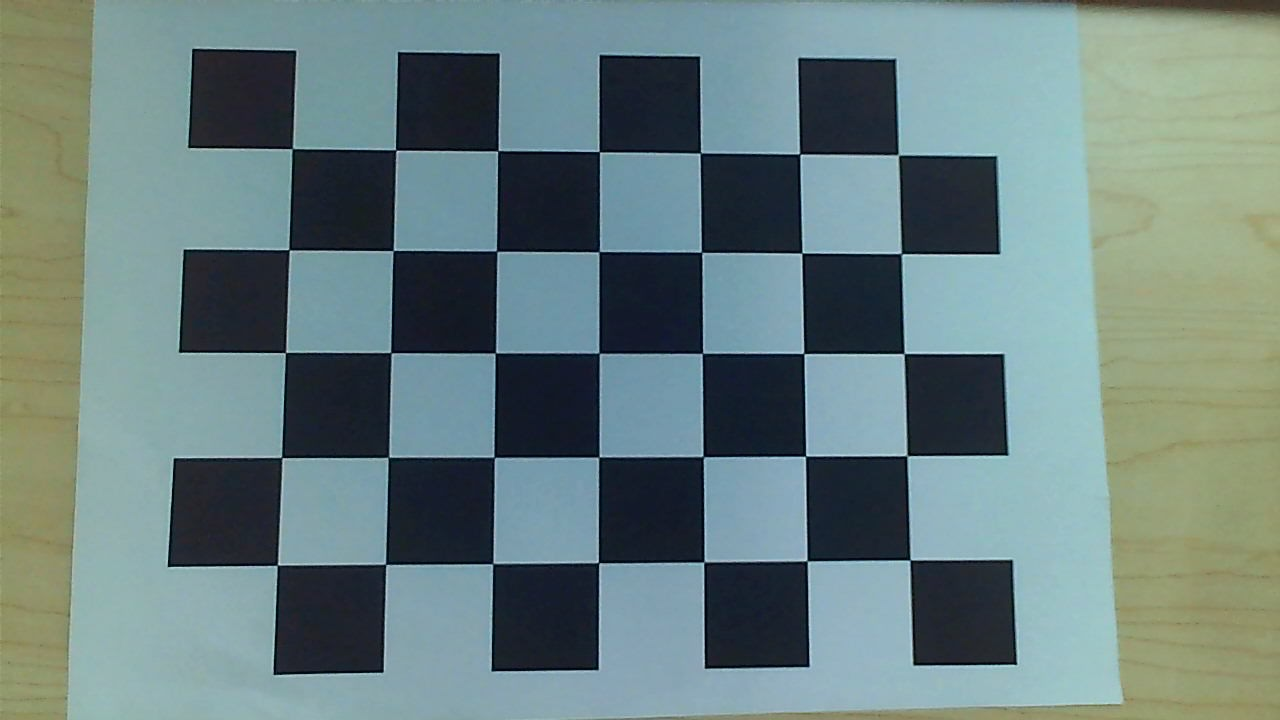
#> input picture imgs/1.jpg, 1280 x 720 px; its folder holds 6 pictures in this run
$ python demo_mywin32.py   (Python 2 division)
#> lines starting #> are read from the running program, lines starting #| are printed output that depends on the picture; after the words box and inside, x2 and y2 are one past the last pixel; in counts of white or black regions, pixels touching at a corner belong together

import numpy as np
import cv2
#import glob
import os

# termination criteria
criteria = (cv2.TERM_CRITERIA_EPS + cv2.TERM_CRITERIA_MAX_ITER, 30, 0.001)

# prepare object points, like (0,0,0), (1,0,0), (2,0,0) ....,(6,5,0)
objp = np.zeros((7*5,3), np.float32)
objp[:,:2] = np.mgrid[0:5,0:7].T.reshape(-1,2)

# Arrays to store object points and image points from all the images.
objpoints = [] # 3d point in real world space
imgpoints = [] # 2d points in image plane.

#images = glob.glob('imgs/*.jpg')[:15]
#images = [os.path.join('imgs',x) for x in os.listdir('imgs')[:15]]
images = ['imgs/'+x for x in os.listdir('imgs')[:15]]
print images

pattern = (5,7)
for fname in images:
    print fname
    img = cv2.imread(fname)
#> img is the input picture: shape (720, 1280, 3); mean B, G, R 127.6, 128.4, 107.2
    print 'img',img.shape
#| img (720, 1280, 3)
    gray = cv2.cvtColor(img,cv2.COLOR_BGR2GRAY)
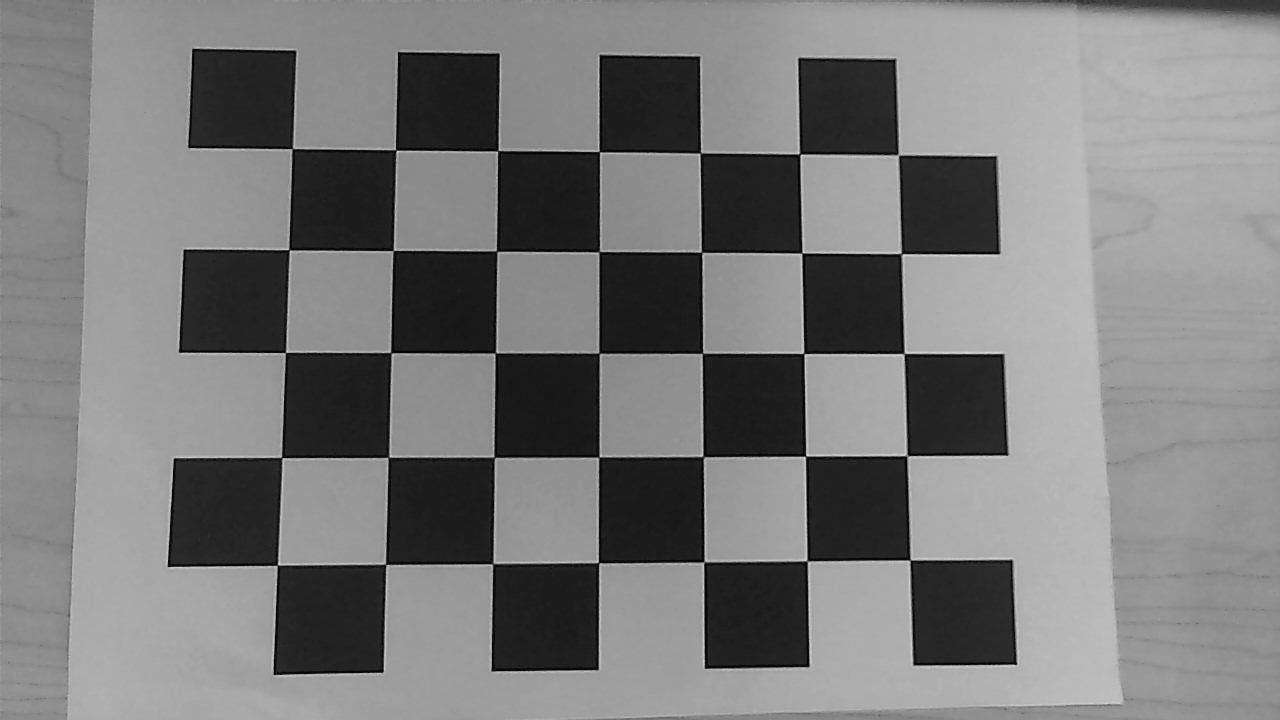
#> gray: shape (720, 1280); min 1, max 231, mean 122
    print gray.shape
#| (720, 1280)

    help(cv2.findChessboardCorners)
    # Find the chess board corners
    ret, corners = cv2.findChessboardCorners(gray, (5,7),None)
#> ret = True; corners = 35 rows, first 8: [898.5, 154.8], [902, 254.5], [904.2, 353.7], [906.4, 455.2], [910, 560], [799.9, 154], [802, 253], [803.5, 353.2]
    print ret,corners
#> (printed output is left out)

    # If found, add object points, image points (after refining them)
    if ret == True:
        objpoints.append(objp)
        help(cv2.cornerSubPix)
        cv2.cornerSubPix(gray,corners,(30,30),(-1,-1),criteria)
        corners2 = corners
#> corners2 = 35 rows, first 8: [898.3, 154.8], [901.3, 253.7], [904.1, 353.5], [906.8, 455.7], [909.9, 559.9], [799.6, 154], [801.9, 253], [803.8, 353.5]
        imgpoints.append(corners2)
        # Draw and display the corners
        cv2.drawChessboardCorners(img, (5,7), corners2,ret)
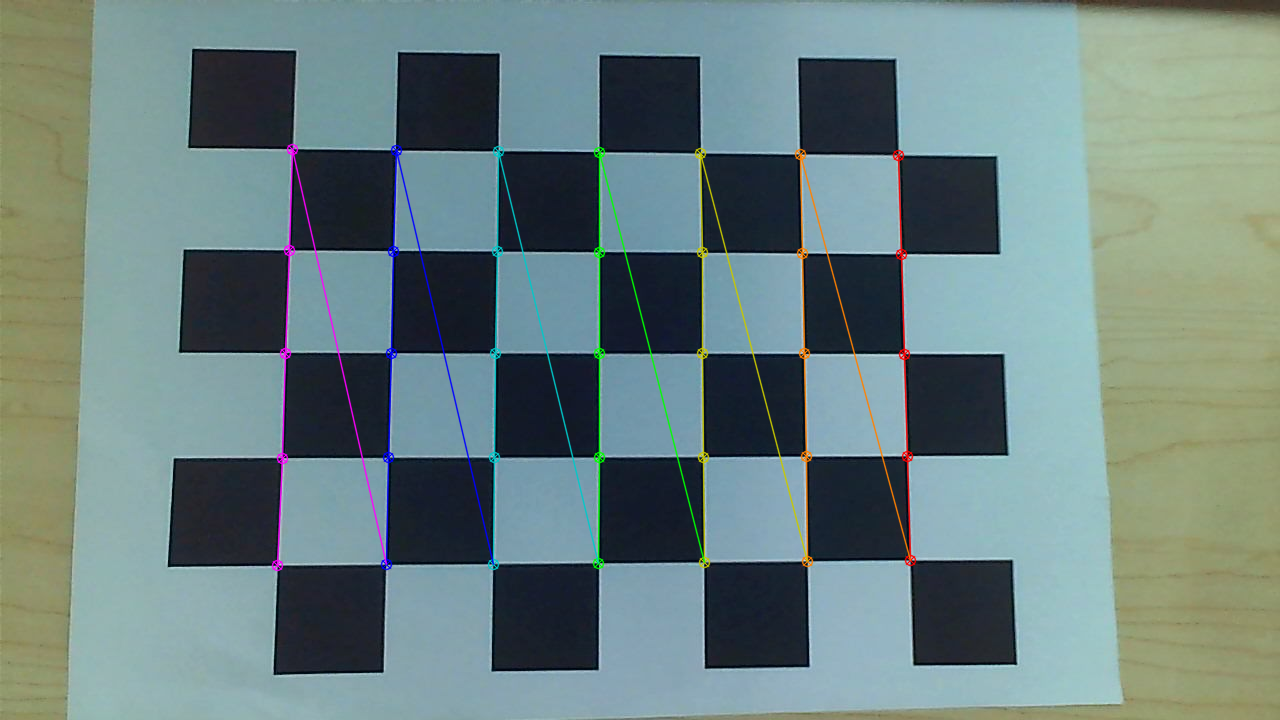
#> img: shape (720, 1280, 3); 2.05% of pixels changed, all inside (x1, y1, x2, y2) = (271, 143, 917, 572)
        print img.shape
        cv2.imshow('img',img)
        cv2.waitKey(5)
#> pass 2 of the loop `for fname in images:`:
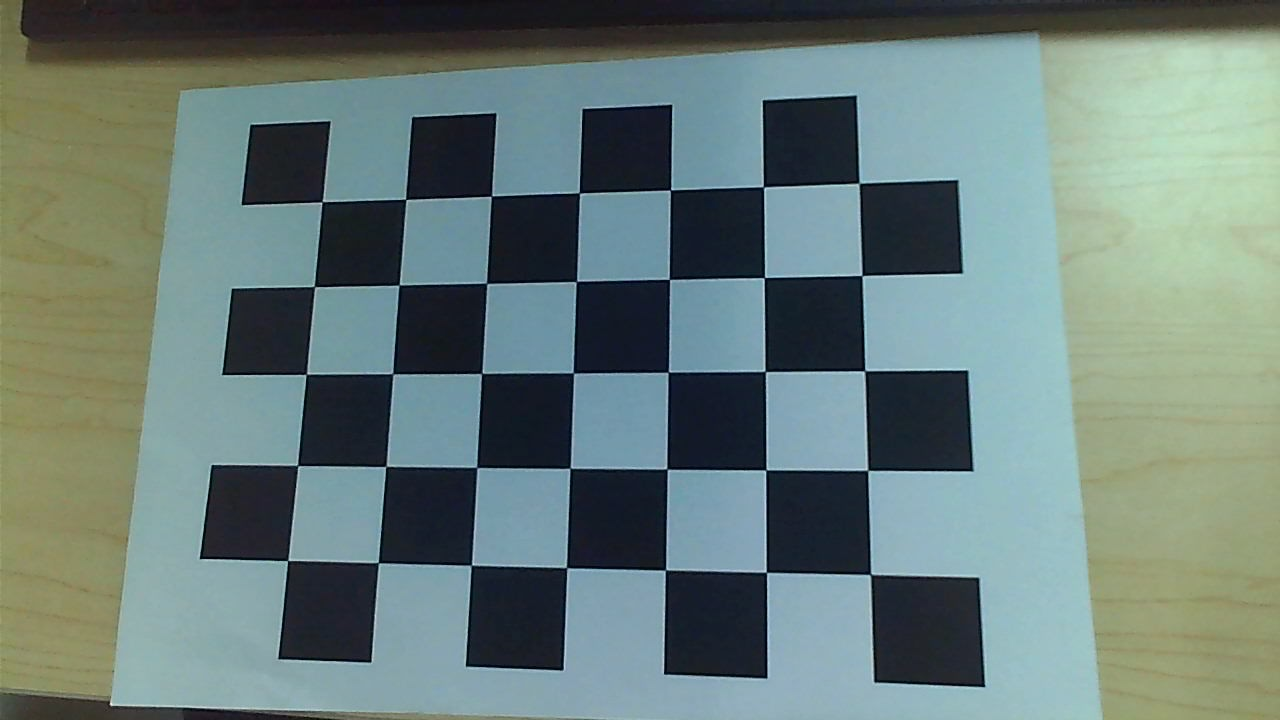
#> input picture imgs/10.jpg, 1280 x 720 px
#> img is the input picture: shape (720, 1280, 3); mean B, G, R 120.7, 124.6, 106
#> `gray = cv2.cvtColor(img,cv2.COLOR_BGR2GRAY)`:
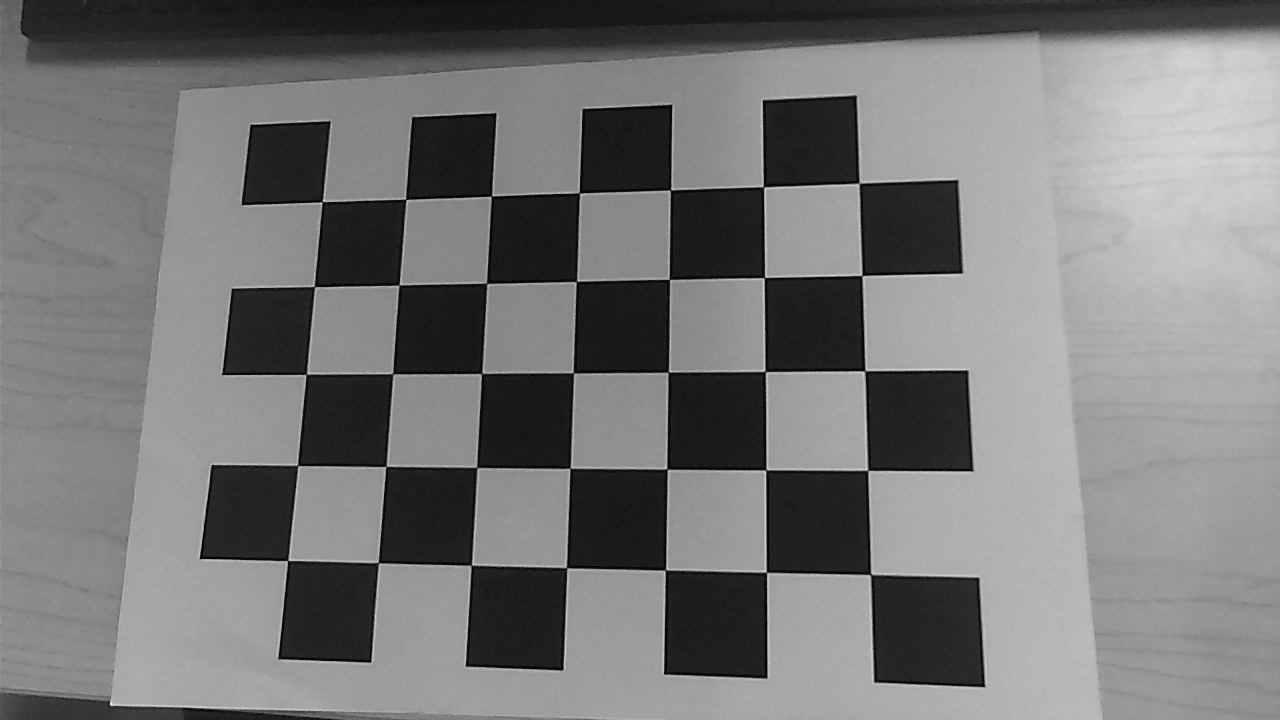
#> gray: shape (720, 1280); min 1, max 245, mean 118.6
#> corners = 35 rows, first 8: [859, 183.3], [861.8, 275.7], [864.7, 370.7], [867.6, 470.3], [870.5, 574.3], [763.5, 187.1], [764.4, 277.6], [765.3, 371.4]
#> corners2 = 35 rows, first 8: [859.2, 183.3], [862, 275.5], [864.8, 370.7], [867.7, 470.4], [870.6, 574.5], [763.5, 186.7], [764.4, 277.5], [765.2, 371.6]
#> `cv2.drawChessboardCorners(img, (5,7), corners2,ret)`:
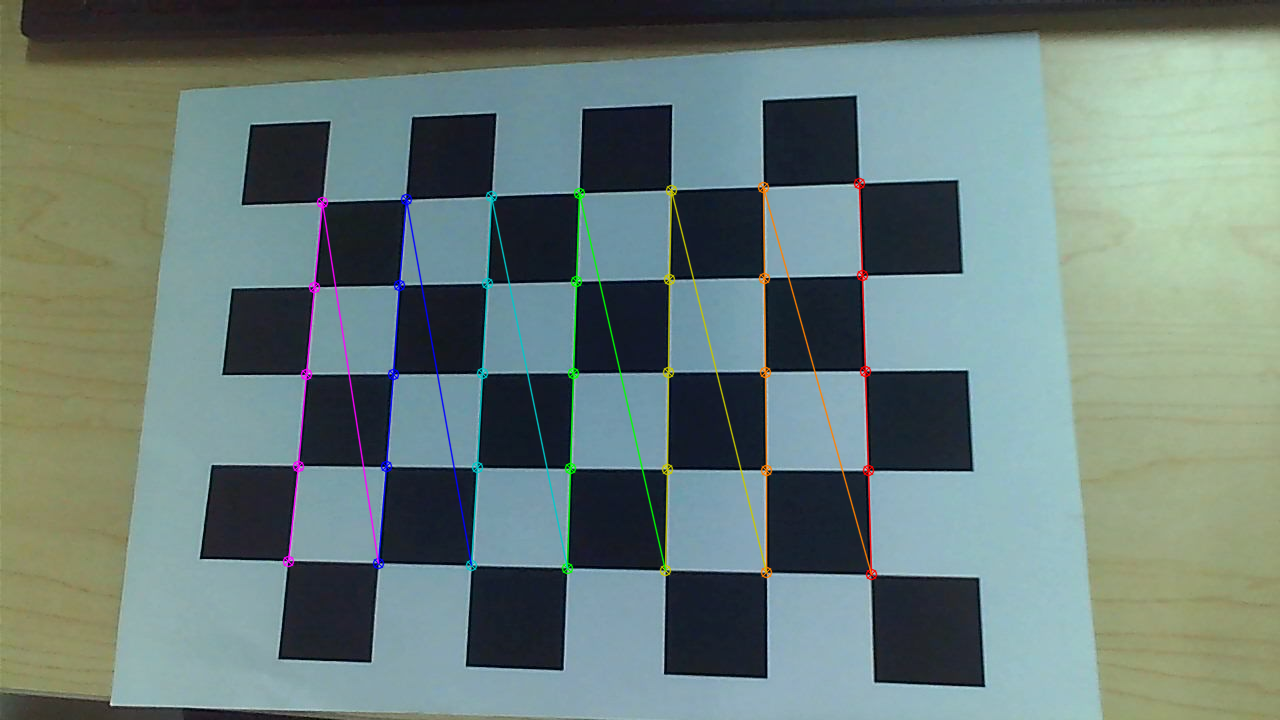
#> img: shape (720, 1280, 3); 1.9% of pixels changed, all inside (x1, y1, x2, y2) = (282, 177, 878, 581)
#> pass 3 of the loop `for fname in images:`:
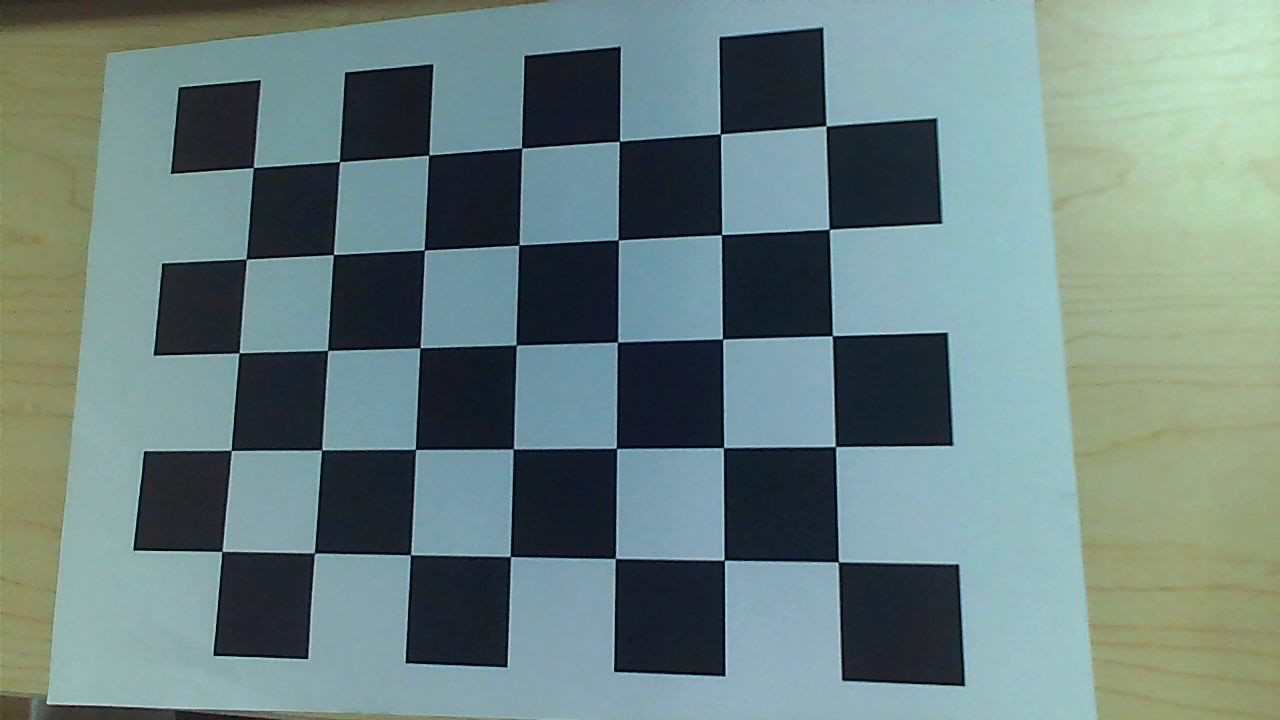
#> input picture imgs/11.jpg, 1280 x 720 px
#> img is the input picture: shape (720, 1280, 3); mean B, G, R 128, 130, 108.2
#> `gray = cv2.cvtColor(img,cv2.COLOR_BGR2GRAY)`:
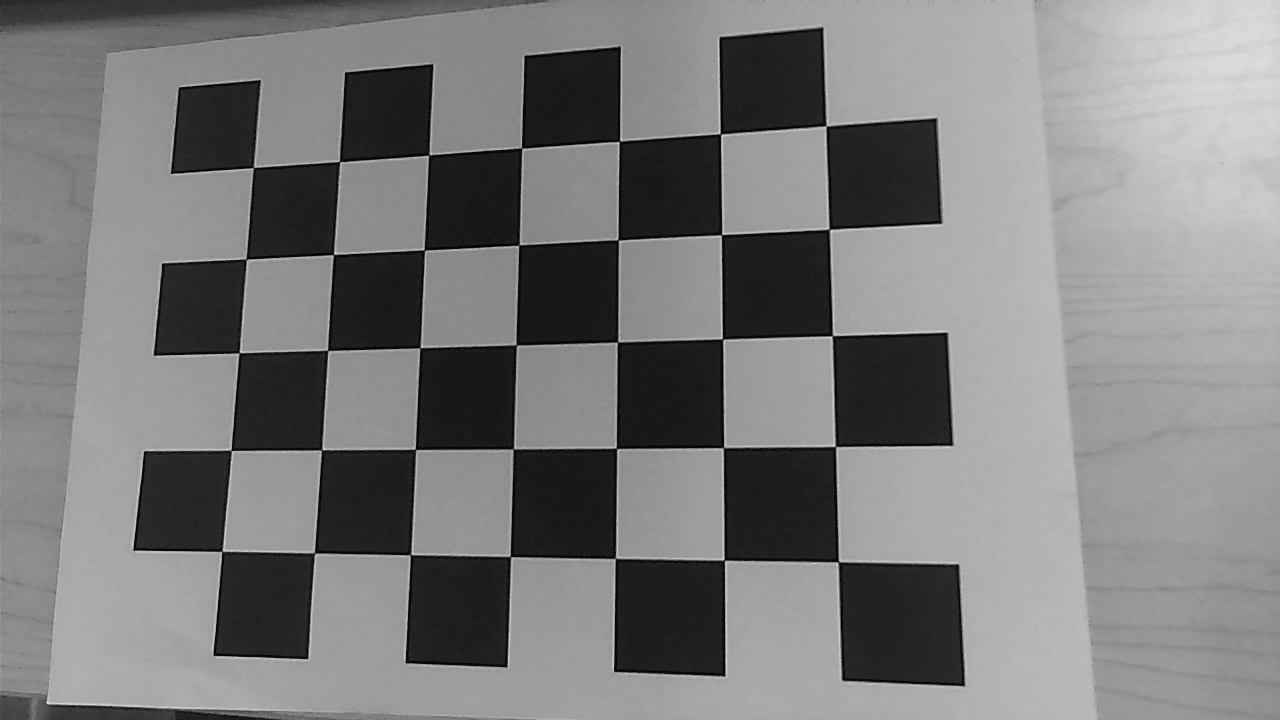
#> gray: shape (720, 1280); min 1, max 225, mean 123.3
#> corners = 35 rows, first 8: [826, 126], [829.4, 229.2], [832.1, 335.8], [835.1, 446.3], [838.7, 561.5], [720.4, 134.2], [721.5, 234.7], [722.3, 338.9]
#> corners2 = 35 rows, first 8: [825.9, 125.9], [829.2, 229.2], [832.3, 335.7], [835.4, 446.6], [838.3, 561.8], [720.4, 133.8], [721.6, 234.7], [722.5, 338.9]
#> `cv2.drawChessboardCorners(img, (5,7), corners2,ret)`:
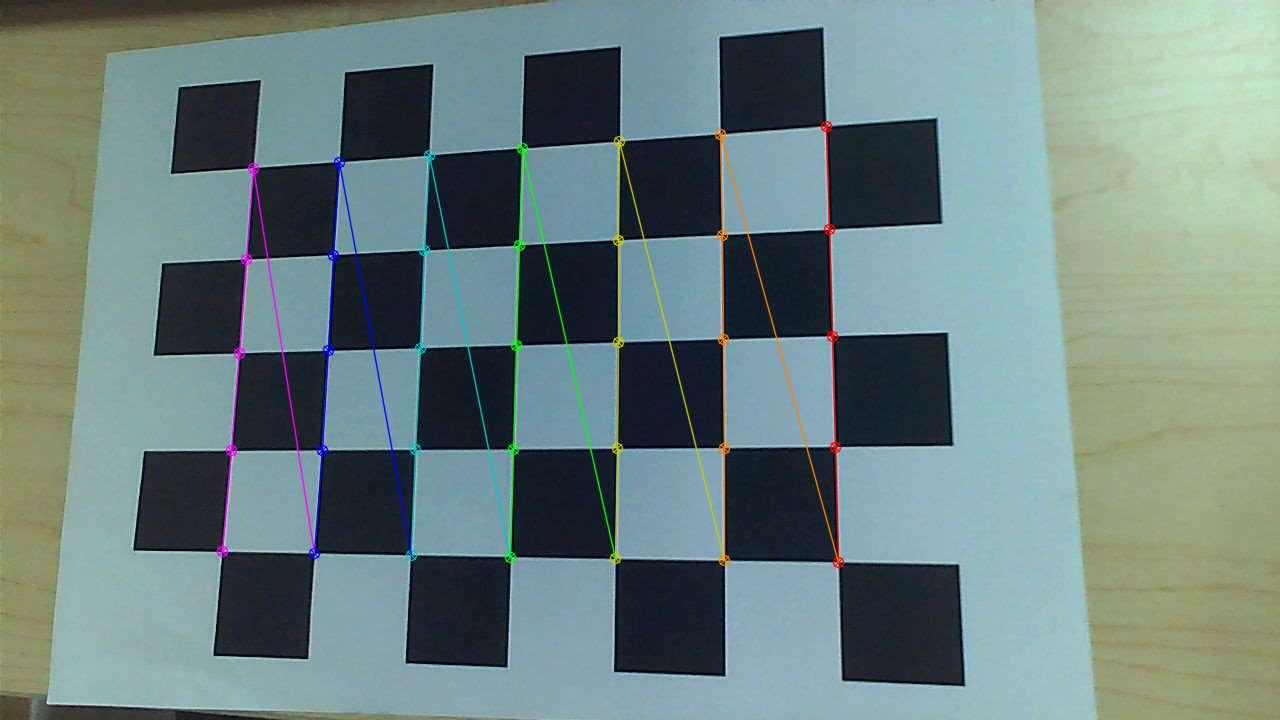
#> img: shape (720, 1280, 3); 2.04% of pixels changed, all inside (x1, y1, x2, y2) = (216, 120, 845, 569)
#> the loop made 6 passes; the first 3 are shown
cv2.destroyAllWindows()

help(cv2.calibrateCamera)

print type(objpoints[0])
print type(imgpoints[0])
#print objpoints
#print imgpoints
print gray.shape
#> (the run stopped early here; a loop or call above may not have finished)
